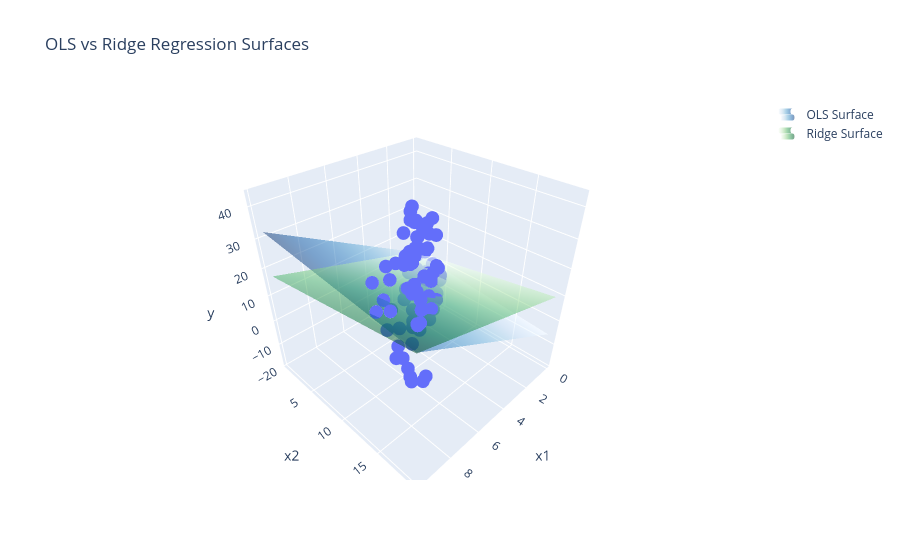

Notebook cell for this chart:
### Code cell
# Generate data
np.random.seed(1134) # for reproduicibility of random numbers
n = 100 # number of observations
x1 = np.random.uniform(0,10,n) # first feature
x2 = 1.5 * x1 + 5*np.random.rand(n) # second feature is correlated to first one
print("Correlation between x1 and x2:\n",np.corrcoef(x1, x2))
X = np.column_stack((x1,x2))
error = np.random.randn(n) * 10
true_theta = np.array([1.4,0.6])
y = X @ true_theta + error

# OLS 
model_OLS = LinearRegression(fit_intercept=False).fit(X,y)
print("Estimated OLS coefficients with library:",model_OLS.coef_)
theta_hat = np.linalg.pinv(X) @ y # more numerically stable than np.linalg.inv(X.T @ X) @ X.T @ y
print("Estimated OLS coefficients analytically:",theta_hat)

# Ridge
lbda=100
model_ridge = Ridge(alpha=lbda,fit_intercept=False).fit(X,y)
print("Estimated Ridge coefficients with library:",model_ridge.coef_," with lbda=",lbda)
I = np.eye(X.shape[1])
theta_hat = np.linalg.pinv(X.T @ X + lbda * I) @ X.T @ y
print("Estimated OLS coefficients analytically:",theta_hat," with lbda=",lbda)



# Create grid
x1_grid = np.linspace(x1.min(), x1.max(), 30)
x2_grid = np.linspace(x2.min(), x2.max(), 30)
x1_mesh, x2_mesh = np.meshgrid(x1_grid, x2_grid)

X_grid = np.column_stack([x1_mesh.ravel(), x2_mesh.ravel()])

# Predictions
y_ols = model_OLS.predict(X_grid).reshape(x1_mesh.shape)
y_ridge = model_ridge.predict(X_grid).reshape(x1_mesh.shape)

# Plot
fig = px.scatter_3d(x=x1,y=x2,z=y,labels={"x":"x1","y":"x2","z":"y"},title="Ridge vs OLS")

# Scatter data but with go
#fig.add_trace(go.Scatter3d(
#    x=x1, y=x2, z=y,
#    mode='markers',
#    marker=dict(size=4),
#    name='Data'
#))

# OLS surface
fig.add_trace(go.Surface(
    x=x1_mesh, y=x2_mesh, z=y_ols,
    opacity=0.5,
    name='OLS Surface',
    showscale=False,
    showlegend=True,
    colorscale="Blues"
))

# Ridge surface
fig.add_trace(go.Surface(
    x=x1_mesh, y=x2_mesh, z=y_ridge,
    opacity=0.5,
    name='Ridge Surface',
    showscale=False,
    showlegend=True,
    colorscale="Greens"
))

fig.update_layout(
    title="OLS vs Ridge Regression Surfaces",
    scene=dict(
        xaxis_title='x1',
        yaxis_title='x2',
        zaxis_title='y'
    )
)

fig.show()

### Figure 1 — Plotly figure (JSON) as saved in the notebook; plotly's stock layout.template omitted (floating-point values rounded to 4 significant figures; data arrays with more than 128 entries replaced by an {"elided": "..."} marker saying what was removed)
{"data": [{"hovertemplate": "x1=%{x}<br>x2=%{y}<br>y=%{z}<extra></extra>", "legendgroup": "", "marker": {"color": "#636efa", "symbol": "circle"}, "mode": "markers", "name": "", "scene": "scene", "showlegend": false, "type": "scatter3d", "x": [0.3472, 4.954, 4.02, 4.527, 1.193, 0.1732, 7.421, 6.983, 1.415, 4.069, 4.786, 2.758, 9.689, 3.04, 0.2103, 9.071, 6.801, 6.032, 3.266, 7.356, 9.375, 5.188, 3.747, 5.459, 9.443, 1.947, 6.557, 4.085, 3.091, 2.159, 1.883, 3.13, 8.122, 5.53, 3.105, 6.779, 3.864, 5.165, 7.793, 3.393, 9.431, 2.755, 2.441, 0.4049, 8.585, 9.762, 0.5215, 0.4884, 8.567, 3.442, 4.286, 2.556, 3.339, 8.986, 3.218, 1.535, 1.716, 1.731, 3.293, 2.537, 1.727, 4.884, 0.2649, 1.804, 1.036, 0.1468, 8.045, 6.749, 9.257, 2.14, 3.847, 3.246, 1.56, 2.337, 9.133, 1.637, 9.218, 3.806, 4.584, 2.056, 3.786, 5.174, 0.0746, 2.593, 9.44, 7.984, 3.345, 3.67, 2.131, 5.47, 8.317, 7.543, 6.208, 9.498, 8.277, 8.475, 4.742, 8.187, 9.852, 3.183], "y": [1.168, 8.388, 9.407, 7.376, 3.497, 2.17, 12.5, 13.41, 5.789, 9.572, 8.977, 5.049, 19.17, 5.947, 2.888, 16.23, 13.18, 11.93, 6.84, 11.4, 16.4, 12.07, 9.911, 12.33, 18.49, 7.249, 13.37, 7.333, 5.148, 6.333, 4.987, 6.196, 12.19, 12.47, 5.487, 14.98, 10.1, 12.72, 14.84, 7.358, 17.56, 4.712, 5.555, 0.8722, 15.8, 14.85, 2.959, 1.55, 17.19, 9.526, 9.075, 4.009, 9.002, 14.41, 6.954, 5.641, 6.639, 3.642, 9.033, 5.502, 6.739, 11.49, 0.5981, 7.375, 2.423, 3.398, 12.49, 13.61, 16.15, 6.094, 7.213, 6.763, 7.023, 8.012, 17.27, 6.914, 15.37, 5.817, 8.608, 5.865, 9.491, 9.963, 2.424, 6.253, 18.44, 15.17, 5.821, 8.472, 3.587, 9.26, 15.76, 15.54, 12.62, 14.46, 17.18, 13.82, 7.988, 15.25, 17.18, 8.32], "z": [8.428, 10.15, 1.032, 16.45, -10.38, 2.888, 11.23, 25.2, -1.723, 12.98, 20.32, 30.41, 34.19, 13.72, 11.68, 15.2, 15.94, 18.47, 18.87, 15.57, 20.65, 19.78, 0.7573, 15.73, 31.32, -2.936, 19.6, 15.49, 6.177, 4.885, 0.5365, 17.4, 22.77, 15.15, 26.83, 20.32, 5.746, 14.13, 17.58, 6.009, 39.36, -2.309, -0.9089, 14.54, 8.512, 37.43, -4.406, 1.588, 30.1, 27.26, 11.27, 10.66, 6.585, 20.27, 4.616, 24.28, 5.594, 21.45, 12.71, -18.4, 7.413, 8.14, -13.89, 2.619, -2.33, -1.081, 33.31, 12.59, 42.87, 2.339, -9.123, 22.51, 3.363, 10.17, 9.89, 3.988, 28.65, -2.025, 0.9607, 23.81, -4.224, 15.03, 4.531, 23.49, 31.58, 29.34, 16.13, 11.41, 25.74, 32.43, 15.89, -1.652, 6.38, 27.77, 7.593, 32.72, 21.18, 2.365, 20.61, 2.22]}, {"colorscale": [[0, "rgb(247,251,255)"], [0.125, "rgb(222,235,247)"], [0.25, "rgb(198,219,239)"], [0.375, "rgb(158,202,225)"], [0.5, "rgb(107,174,214)"], [0.625, "rgb(66,146,198)"], [0.75, "rgb(33,113,181)"], [0.875, "rgb(8,81,156)"], [1, "rgb(8,48,107)"]], "name": "OLS Surface", "opacity": 0.5, "showlegend": true, "showscale": false, "type": "surface", "x": {"elided": "30x30 float values"}, "y": {"elided": "30x30 float values"}, "z": {"elided": "30x30 float values"}}, {"colorscale": [[0, "rgb(247,252,245)"], [0.125, "rgb(229,245,224)"], [0.25, "rgb(199,233,192)"], [0.375, "rgb(161,217,155)"], [0.5, "rgb(116,196,118)"], [0.625, "rgb(65,171,93)"], [0.75, "rgb(35,139,69)"], [0.875, "rgb(0,109,44)"], [1, "rgb(0,68,27)"]], "name": "Ridge Surface", "opacity": 0.5, "showlegend": true, "showscale": false, "type": "surface", "x": {"elided": "30x30 float values"}, "y": {"elided": "30x30 float values"}, "z": {"elided": "30x30 float values"}}], "layout": {"legend": {"tracegroupgap": 0}, "scene": {"domain": {"x": [0, 1], "y": [0, 1]}, "xaxis": {"title": {"text": "x1"}}, "yaxis": {"title": {"text": "x2"}}, "zaxis": {"title": {"text": "y"}}}, "title": {"text": "OLS vs Ridge Regression Surfaces"}}}
